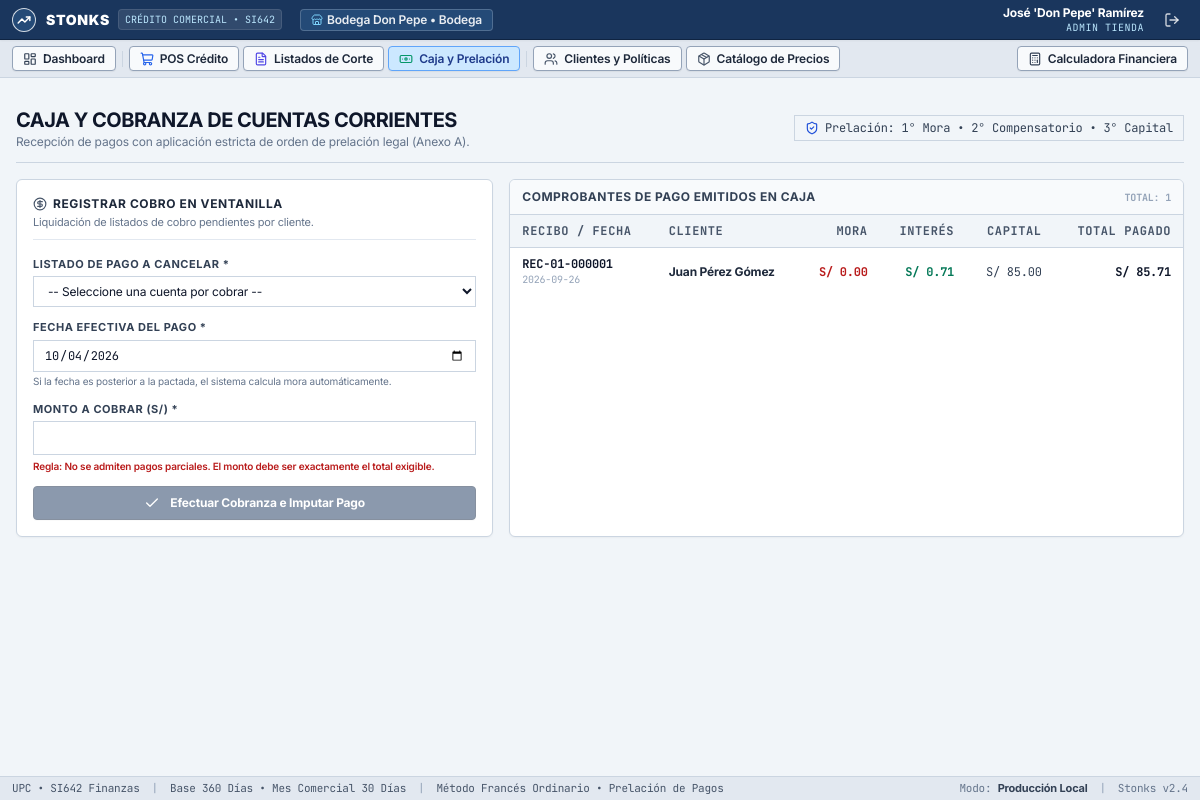
The page /cobranzas (signed in) on the database its author committed.
### tables this page shows
CREATE TABLE tiendas (
        id INTEGER PRIMARY KEY AUTOINCREMENT,
        admin_usuario_id INTEGER NOT NULL,
        razon_social TEXT NOT NULL,
        nombre_comercial TEXT NOT NULL,
        ruc TEXT UNIQUE NOT NULL,
        giro TEXT NOT NULL,
        direccion TEXT NOT NULL,
        telefono TEXT NOT NULL,
        correo TEXT,
        moneda_principal TEXT DEFAULT 'PEN',
        activa INTEGER DEFAULT 1,
        fecha_creacion TIMESTAMP DEFAULT CURRENT_TIMESTAMP,
        FOREIGN KEY (admin_usuario_id) REFERENCES usuarios (id)
    );

CREATE TABLE pagos_abonos (
        id INTEGER PRIMARY KEY AUTOINCREMENT,
        tienda_id INTEGER NOT NULL,
        cliente_id INTEGER NOT NULL,
        liquidacion_id INTEGER,
        venta_id INTEGER,
        fecha_pago DATE NOT NULL,
        monto_total_pagado REAL NOT NULL,
        abono_mora REAL DEFAULT 0.0,
        abono_compensatorio REAL DEFAULT 0.0,
        abono_capital REAL DEFAULT 0.0,
        num_comprobante TEXT UNIQUE NOT NULL,
        observaciones TEXT,
        fecha_registro TIMESTAMP DEFAULT CURRENT_TIMESTAMP,
        FOREIGN KEY (tienda_id) REFERENCES tiendas (id),
        FOREIGN KEY (cliente_id) REFERENCES clientes (id),
        FOREIGN KEY (liquidacion_id) REFERENCES liquidaciones_corte (id),
        FOREIGN KEY (venta_id) REFERENCES ventas (id)
    );

### app.py (the view, shortened to what this page needs)
@app.route("/cobranzas", methods=["GET", "POST"])
@login_required
@role_required("admin_tienda")
def cobranzas():
    tienda_id = session.get("tienda_id")
    conn = get_db_connection()
    liqs_pendientes = conn.execute("""
        SELECT l.*, c.nombres || ' ' || c.apellidos as cliente_nombre, c.num_documento, c.tipo_tasa_mora, c.tasa_mora
        FROM liquidaciones_corte l
        JOIN clientes c ON l.cliente_id = c.id
        WHERE l.tienda_id = ? AND l.estado != 'Pagado'
        ORDER BY l.fecha_pago_pactada ASC
    """, (tienda_id,)).fetchall()
    ultimos_pagos = conn.execute("""
        SELECT p.*, c.nombres || ' ' || c.apellidos as cliente_nombre
        FROM pagos_abonos p
        JOIN clientes c ON p.cliente_id = c.id
        WHERE p.tienda_id = ?
        ORDER BY p.fecha_registro DESC LIMIT 10
    """, (tienda_id,)).fetchall()
    conn.close()
    return render_template("payment.html", pendientes=liqs_pendientes, pagos=ultimos_pagos)

### templates/payment.html (shortened to what this page needs)
{% extends "base.html" %}
{% block content %}
<div class="space-y-4">
    <div class="flex flex-col sm:flex-row sm:items-center sm:justify-between pb-3 border-b border-slate-300">
        <div>
            <h1 class="text-xl font-bold text-slate-900 tracking-tight uppercase">Caja y Cobranza de Cuentas Corrientes</h1>
            <p class="text-xs text-slate-500">Recepción de pagos con aplicación estricta de orden de prelación legal (Anexo A).</p>
        </div>
        <div class="mt-2 sm:mt-0 inline-flex items-center text-xs bg-slate-100 text-slate-700 px-2.5 py-1 rounded-xs border border-slate-300 font-mono">
            <i data-lucide="shield-check" class="w-3.5 h-3.5 mr-1.5 text-blue-700"></i>
            <span>Prelación: 1° Mora &bull; 2° Compensatorio &bull; 3° Capital</span>
        </div>
    </div>
    <div class="grid grid-cols-1 lg:grid-cols-12 gap-4">
        <div class="lg:col-span-5 card-bundlerock p-4 space-y-4">
            <div class="border-b border-slate-200 pb-2">
                <h2 class="text-xs font-bold uppercase tracking-wider text-slate-800 flex items-center">
                    <i data-lucide="circle-dollar-sign" class="w-3.5 h-3.5 mr-1.5 text-slate-600"></i>
                    Registrar Cobro en Ventanilla
                </h2>
                <p class="text-[11px] text-slate-500 mt-0.5">Liquidación de listados de cobro pendientes por cliente.</p>
            </div>
            <form action="{{ url_for('cobranzas') }}" method="POST" id="form-cobro" class="space-y-3">
                <div>
                    <label class="block text-[11px] font-bold uppercase tracking-wider text-slate-700 mb-1">Listado de Pago a Cancelar *</label>
                    <select id="select-liq" name="liquidacion_id" required onchange="cargarLiquidacion()" class="w-full px-2.5 py-1.5 rounded-xs border border-slate-300 text-xs font-sans bg-white focus:outline-none focus:border-slate-500">
                        <option value="">-- Seleccione una cuenta por cobrar --</option>
                    </select>
                </div>
                <div>
                    <label class="block text-[11px] font-bold uppercase tracking-wider text-slate-700 mb-1">Fecha Efectiva del Pago *</label>
                    <input type="date" id="fecha-pago" name="fecha_pago" value="{{ now.strftime('%Y-%m-%d') }}" onchange="recalcularMora()" required class="w-full px-2.5 py-1.5 rounded-xs border border-slate-300 text-xs font-mono">
                    <span class="text-[10px] text-slate-500 mt-0.5 block">Si la fecha es posterior a la pactada, el sistema calcula mora automáticamente.</span>
                </div>
                <div>
                    <label class="block text-[11px] font-bold uppercase tracking-wider text-slate-700 mb-1">Monto a Cobrar (S/) *</label>
                    <input type="number" step="0.01" id="monto-pagado" name="monto_pagado" required class="w-full px-2.5 py-1.5 rounded-xs border border-slate-300 text-sm font-mono font-bold text-slate-900 focus:outline-none focus:border-slate-500">
                    <span class="text-[10px] text-red-700 font-semibold mt-1 block">Regla: No se admiten pagos parciales. El monto debe ser exactamente el total exigible.</span>
                </div>
                <button type="submit" id="btn-cobrar" disabled class="btn-win32 btn-win32-primary w-full justify-center py-2 text-xs font-bold disabled:opacity-50 disabled:cursor-not-allowed">
                    <i data-lucide="check" class="w-4 h-4 mr-1"></i>
                    <span>Efectuar Cobranza e Imputar Pago</span>
                </button>
            </form>
        </div>
        <div class="lg:col-span-7 card-bundlerock overflow-hidden flex flex-col">
            <div class="card-header-bundlerock flex justify-between items-center">
                <span>Comprobantes de Pago Emitidos en Caja</span>
                <span class="text-[10px] font-mono text-slate-400">Total: {{ pagos | length }}</span>
            </div>
            <div class="overflow-x-auto">
                <table class="w-full text-left text-xs">
                    <thead class="bg-slate-100 text-slate-600 font-bold border-b border-slate-300 font-mono uppercase tracking-wider">
                        <tr>
                            <th class="px-3 py-2">Recibo / Fecha</th>
                            <th class="px-3 py-2">Cliente</th>
                            <th class="px-3 py-2 text-right">Mora</th>
                            <th class="px-3 py-2 text-right">Interés</th>
                            <th class="px-3 py-2 text-right">Capital</th>
                            <th class="px-3 py-2 text-right">Total Pagado</th>
                        </tr>
                    </thead>
                    <tbody class="divide-y divide-slate-200 text-xs">
                        {% for pg in pagos %}
                        <tr class="hover:bg-blue-50/40">
                            <td class="px-3 py-2 font-mono">
                                <span class="font-bold text-slate-900">{{ pg.num_comprobante }}</span>
                                <div class="text-[10px] text-slate-400">{{ pg.fecha_pago }}</div>
                            </td>
                            <td class="px-3 py-2 font-bold text-slate-800">{{ pg.cliente_nombre }}</td>
                            <td class="px-3 py-2 text-right text-red-700 font-bold font-mono">{{ pg.abono_mora | moneda }}</td>
                            <td class="px-3 py-2 text-right text-emerald-700 font-bold font-mono">{{ pg.abono_compensatorio | moneda }}</td>
                            <td class="px-3 py-2 text-right text-slate-700 font-mono">{{ pg.abono_capital | moneda }}</td>
                            <td class="px-3 py-2 text-right font-bold text-slate-900 font-mono">{{ pg.monto_total_pagado | moneda }}</td>
                        </tr>
                        {% else %}
                        <tr>
                            <td colspan="6" class="px-3 py-6 text-center text-slate-400 font-sans">No se han registrado cobros en caja todavía.</td>
                        </tr>
                        {% endfor %}
                    </tbody>
                </table>
            </div>
        </div>
    </div>
</div>
{% endblock %}

### templates/base.html (shortened to what this page needs)
<!DOCTYPE html>
<html lang="es" class="h-full bg-slate-100">
<head>
    <script src="https://cdn.tailwindcss.com"></script>
    <link rel="stylesheet" href="{{ url_for('static', filename='css/bundlerock.css') }}">
</head>
<body class="h-full flex flex-col font-sans text-slate-900 bg-slate-100 antialiased select-none">
    <header class="h-10 bg-[#1a365d] text-white flex items-center justify-between px-3 select-none shrink-0 border-b border-[#0f2442] shadow-sm z-50">
        <div class="flex items-center gap-2.5">
            <div class="w-6 h-6 rounded-full border border-white/80 bg-[#244a77] flex items-center justify-center shadow-xs">
                <i data-lucide="trending-up" class="w-3.5 h-3.5 text-white stroke-[2.5]"></i>
            </div>
            <a href="{{ url_for('index') }}" class="flex items-center gap-2 text-white hover:text-sky-200 transition group">
                <span class="tracking-wider text-sm font-black uppercase text-white font-sans group-hover:text-sky-200">STONKS</span>
                <span class="text-[10px] bg-white/10 px-1.5 py-0.5 rounded text-sky-200 font-mono tracking-normal uppercase border border-white/10">
                    Crédito Comercial &bull; SI642
                </span>
            </a>
            {% if current_tienda %}
            <span class="hidden sm:inline-flex items-center text-xs font-semibold text-white/90 bg-[#244a77] px-2.5 py-0.5 rounded border border-white/20 ml-2">
                <i data-lucide="store" class="w-3 h-3 mr-1 text-sky-300"></i>
                {{ current_tienda.nombre_comercial }} &bull; {{ current_tienda.giro }}
            </span>
            {% endif %}
        </div>
        <div class="flex items-center gap-3">
            {% if session.user_id %}
            <div class="text-right hidden sm:block">
                <div class="text-xs font-bold text-white leading-tight">{{ session.nombre_completo }}</div>
                <div class="text-[10px] font-mono text-sky-200 uppercase tracking-wider">{{ session.rol.replace('_', ' ') }}</div>
            </div>
            <a href="{{ url_for('logout') }}" title="Cerrar sesión" class="w-8 h-7 flex items-center justify-center text-white/80 hover:text-white hover:bg-white/10 rounded transition cursor-pointer">
                <i data-lucide="log-out" class="w-4 h-4"></i>
            </a>
            {% endif %}
        </div>
    </header>
    {% if session.user_id %}
    <nav class="bg-slate-200 border-b border-slate-300 px-3 py-1.5 flex items-center justify-between gap-2 shrink-0 min-w-0 overflow-x-auto shadow-xs">
        <div class="flex items-center gap-1 min-w-0">
            {% if session.rol == 'admin_sistema' %}
            <a href="{{ url_for('admin_dashboard') }}" class="btn-win32 {{ 'bg-[#cce8ff] border-blue-400 text-blue-900' if request.path == url_for('admin_dashboard') }}">
                <i data-lucide="layout-grid" class="w-3.5 h-3.5 text-blue-600"></i>
                <span>Gestión de Tiendas</span>
            </a>
            {% elif session.rol == 'admin_tienda' %}
            <a href="{{ url_for('store_dashboard') }}" class="btn-win32 {{ 'bg-[#cce8ff] border-blue-400 text-blue-900' if request.path == url_for('store_dashboard') }}">
                <i data-lucide="layout-dashboard" class="w-3.5 h-3.5 text-slate-700"></i>
                <span>Dashboard</span>
            </a>
            <a href="{{ url_for('pos_credito') }}" class="btn-win32 {{ 'bg-[#cce8ff] border-blue-400 text-blue-900' if request.path == url_for('pos_credito') }}">
                <i data-lucide="shopping-cart" class="w-3.5 h-3.5 text-blue-600"></i>
                <span>POS Crédito</span>
            </a>
            <a href="{{ url_for('liquidaciones') }}" class="btn-win32 {{ 'bg-[#cce8ff] border-blue-400 text-blue-900' if request.path == url_for('liquidaciones') }}">
                <i data-lucide="file-text" class="w-3.5 h-3.5 text-indigo-600"></i>
                <span>Listados de Corte</span>
            </a>
            <a href="{{ url_for('cobranzas') }}" class="btn-win32 {{ 'bg-[#cce8ff] border-blue-400 text-blue-900' if request.path == url_for('cobranzas') }}">
                <i data-lucide="banknote" class="w-3.5 h-3.5 text-emerald-600"></i>
                <span>Caja y Prelación</span>
            </a>
            <a href="{{ url_for('clientes') }}" class="btn-win32 {{ 'bg-[#cce8ff] border-blue-400 text-blue-900' if request.path == url_for('clientes') }}">
                <i data-lucide="users" class="w-3.5 h-3.5 text-slate-600"></i>
                <span>Clientes y Políticas</span>
            </a>
            <a href="{{ url_for('productos') }}" class="btn-win32 {{ 'bg-[#cce8ff] border-blue-400 text-blue-900' if request.path == url_for('productos') }}">
                <i data-lucide="package" class="w-3.5 h-3.5 text-slate-600"></i>
                <span>Catálogo de Precios</span>
            </a>
            {% elif session.rol == 'cliente' %}
            <a href="{{ url_for('customer_portal') }}" class="btn-win32 {{ 'bg-[#cce8ff] border-blue-400 text-blue-900' if request.path == url_for('customer_portal') }}">
                <i data-lucide="wallet" class="w-3.5 h-3.5 text-blue-600"></i>
                <span>Estado de Cuenta y Línea de Crédito</span>
            </a>
            {% endif %}
        </div>
        <div class="flex items-center gap-1.5 ml-auto shrink-0">
            <a href="{{ url_for('simulator') }}" class="btn-win32 {{ 'bg-[#cce8ff] border-blue-400 text-blue-900' if request.path == url_for('simulator') }}">
                <i data-lucide="calculator" class="w-3.5 h-3.5 text-slate-700"></i>
                <span>Calculadora Financiera</span>
            </a>
        </div>
    </nav>
    {% endif %}
    <main class="flex-1 max-w-7xl w-full mx-auto px-4 py-4 overflow-y-auto">
        {% block content %}{% endblock %}
    </main>
    <footer class="h-6 bg-slate-200 border-t border-slate-300 px-3 flex items-center justify-between text-[11px] text-slate-600 select-none shrink-0 font-mono">
        <div class="flex items-center gap-3">
            <span>UPC &bull; SI642 Finanzas</span>
            <span class="text-slate-400">|</span>
            <span>Base 360 Días &bull; Mes Comercial 30 Días</span>
            <span class="text-slate-400">|</span>
            <span>Método Francés Ordinario &bull; Prelación de Pagos</span>
        </div>
        <div class="flex items-center gap-3 text-slate-500">
            <span>Modo: <strong class="text-slate-700 font-sans">Producción Local</strong></span>
            <span class="text-slate-400">|</span>
            <span>Stonks v2.4</span>
        </div>
    </footer>
</body>
</html>

### rows shown on the page
tiendas: nombre_comercial "Bodega Don Pepe", giro "Bodega"
pagos_abonos: num_comprobante "REC-01-000001", fecha_pago "2026-09-26", cliente_nombre "Juan Pérez Gómez", abono_mora|moneda "S/ 0.00", abono_compensatorio|moneda "S/ 0.71", abono_capital|moneda "S/ 85.00", monto_total_pagado|moneda "S/ 85.71"

### other values the page prints
{{ session.nombre_completo }} "José 'Don Pepe' Ramírez"
{{ session.rol.replace('_', ' ') }} "ADMIN TIENDA"
{{ pagos | length }} "1"
